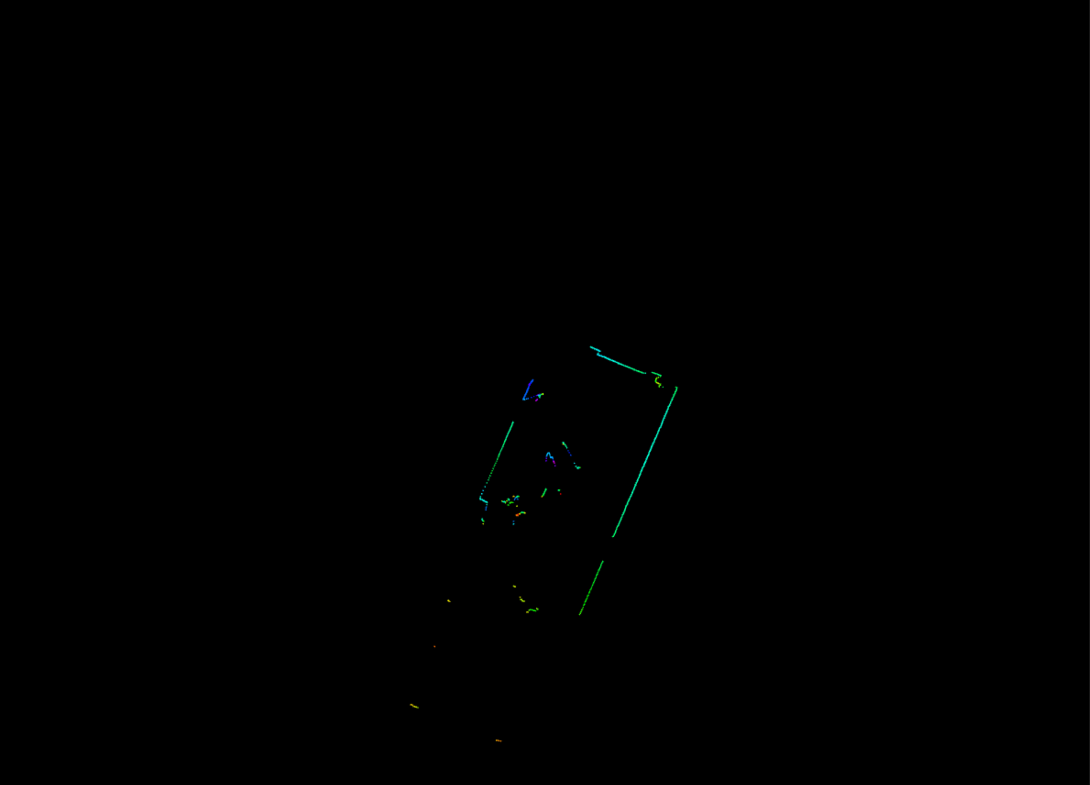
#> input picture robot/laser.jpg, 4359 x 3138 px (shown at 1/4 size)
$ python match.py
#> lines starting #> are read from the running program, lines starting #| are printed output that depends on the picture; after the words box and inside, x2 and y2 are one past the last pixel; in counts of white or black regions, pixels touching at a corner belong together
import cv2
import numpy as np


def cv_show(name, img):
    cv2.imshow(name, img)
    cv2.waitKey(0)
    cv2.destroyAllWindows()


kernel = np.ones((5, 5), np.uint8)
kernel2 = np.ones((50, 50), np.uint8)
img1 = cv2.imread('laser.jpg', 0)
#> img1: shape (3138, 4359); min 0, max 226, mean 0.2
ret1, img1 = cv2.threshold(img1, 100, 255, cv2.THRESH_BINARY)
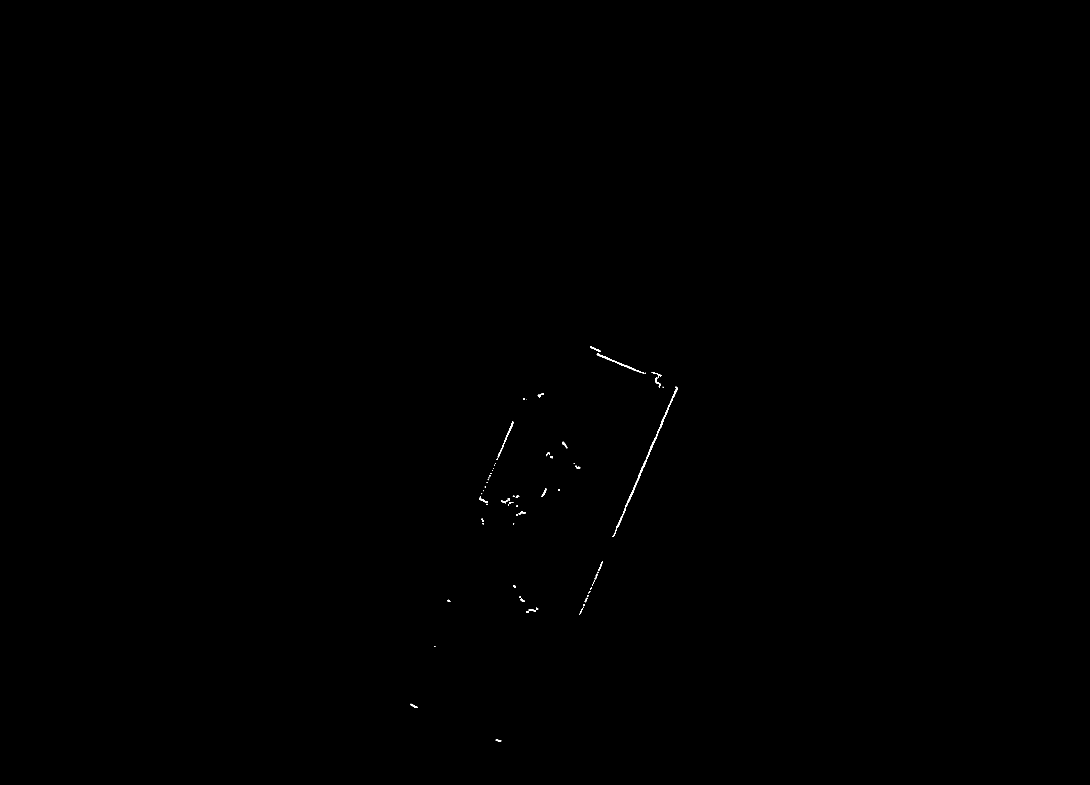
#> img1: shape (3138, 4359) (shown at 1/4 size); 0.06% white; 75 white regions (30 under 20 px), largest, box (x1, y1, x2, y2) and area: (2449, 1547, 2709, 2148) 3075, (2387, 1412, 2577, 1495) 997, (2009, 1686, 2054, 1790) 471

# 旋转，平移


height, width = img1.shape[:2]
#> height = 3138; width = 4359
# get the center coordinates of the image to create the 2D rotation matrix
center = (width / 2, height / 2)
#> center = (2179.5, 1569)

# using cv2.getRotationMatrix2D() to get the rotation matrix
rotate_matrix = cv2.getRotationMatrix2D(center=center, angle=(0.4114 / 3.14) * 180, scale=1)
img1 = cv2.warpAffine(src=img1, M=rotate_matrix, dsize=(width, height))

translation_matrix = np.array([
    [1, 0, 47.9],
    [0, 1, 188.4]
], dtype=np.float32)
img1 = cv2.warpAffine(src=img1, M=translation_matrix, dsize=(width, height))
cv_show('res', img1)

# img1 = cv2.morphologyEx(img1, cv2.MORPH_CLOSE, kernel2)

# img1 = cv2.resize(img1, (436, 314))

img2 = cv2.imread('world.jpg', 0)
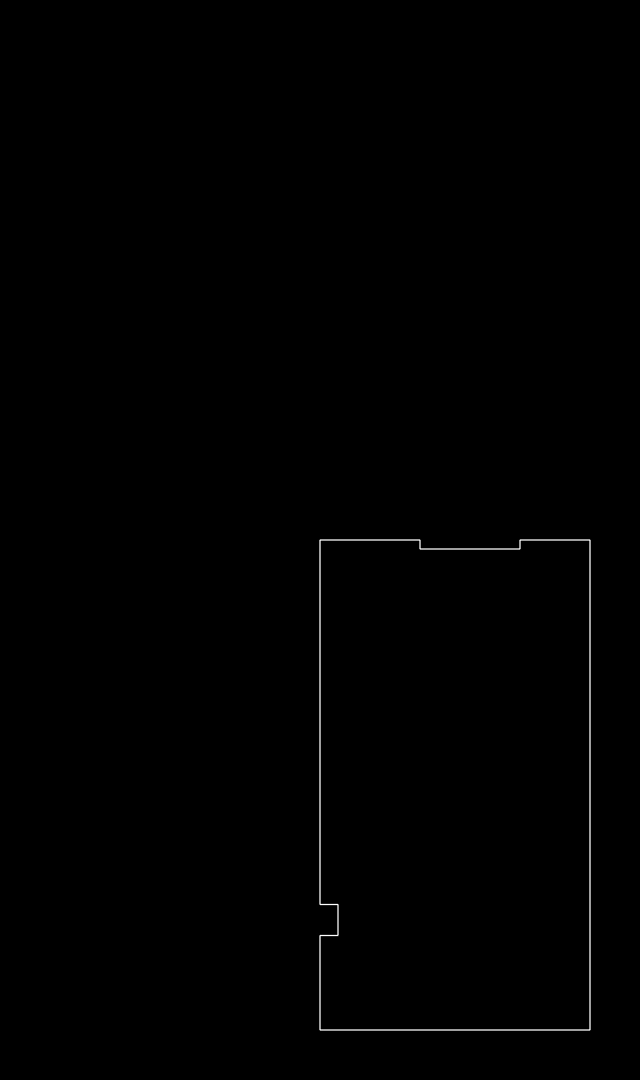
#> input picture robot/world.jpg, 1280 x 2160 px (shown at 1/2 size)
#> img2 is the input picture: shape (2160, 1280); min 0, max 255, mean 0.7

img2 = cv2.dilate(img2, kernel, iterations=1)

# img2 = cv2.resize(img2, (128, 216))
sift = cv2.SIFT_create()
#> (the run stopped early here; a loop or call above may not have finished)
